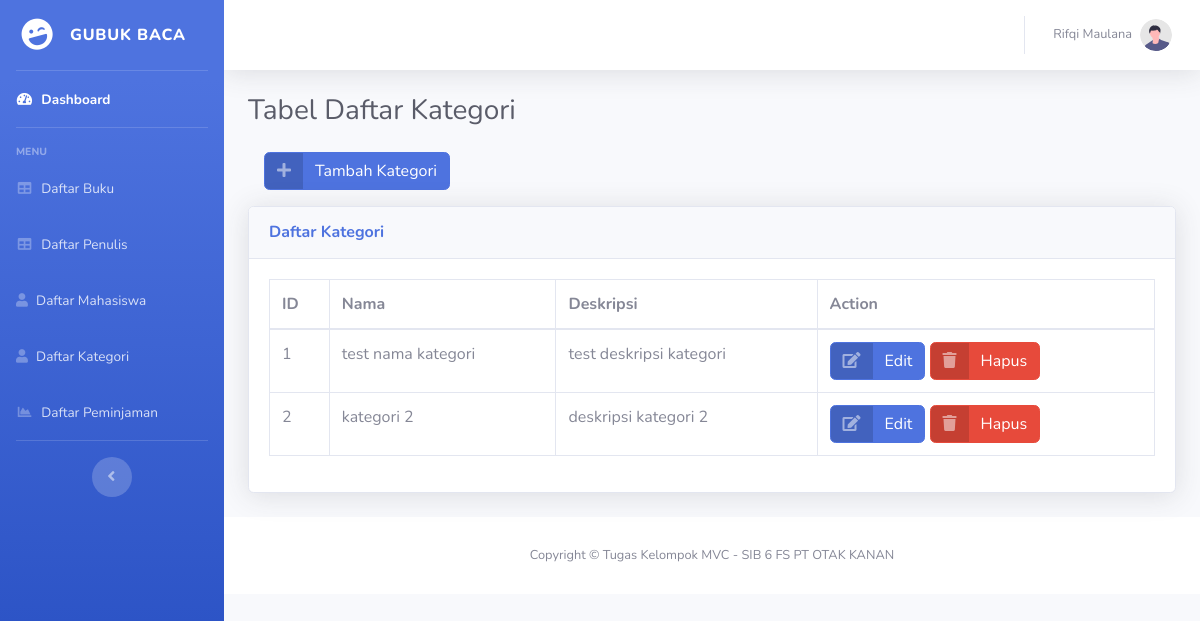
/public/kategori, run on an earlier commit of the app's database.
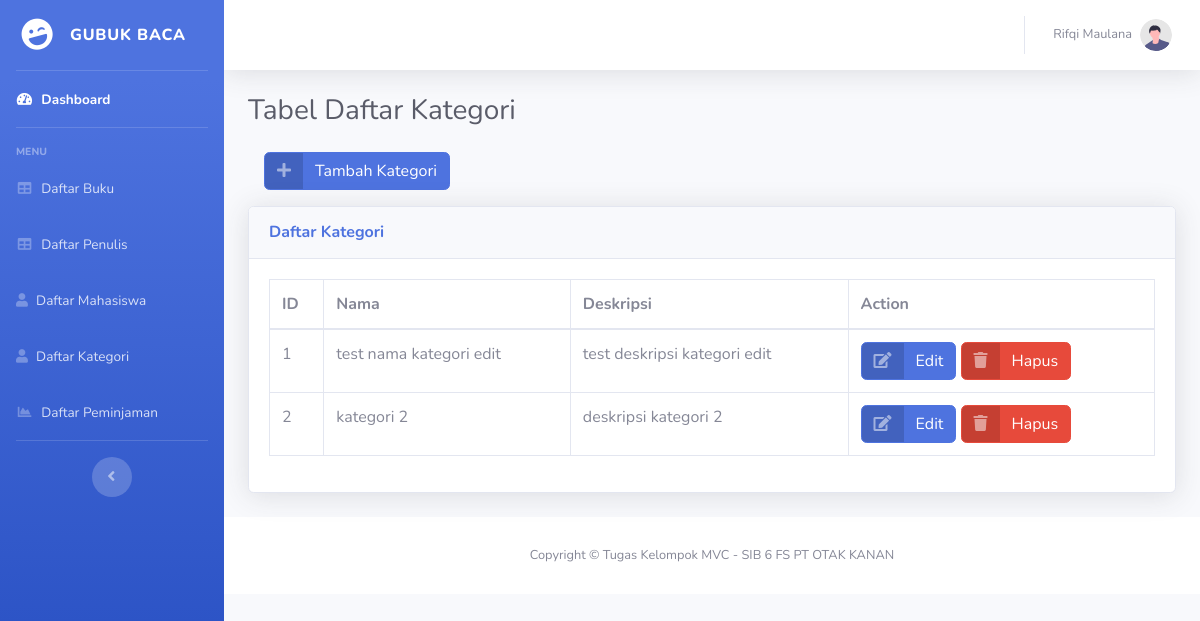
And on a later commit of the database.
### tables this page shows
CREATE TABLE `kategori` (
  `id_kategori` int(11) NOT NULL,
  `nama_kategori` varchar(50) NOT NULL,
  `deskripsi` varchar(100) NOT NULL
);

### app/core/Controller.php (called while the page is built, shortened)
<?php
class Controller
{
  public function view($view, $data = [])
  {
    require_once '../app/views/' . $view . '.php';
  }
  public function model($model)
  {
    return new $model;
  }
}

### app/controllers/Kategori.php (called while the page is built, shortened)
<?php
class Kategori extends Controller
{
  public function index()
  {
    $data['judul'] = 'Daftar Kategori - Gubuk Baca';
    $data['kategori'] = $this->model('Kategori_model')->getAllKategori();
    $this->view('kategori/index', $data);
  }
}

### app/core/App.php (called while the page is built, shortened)
<?php
class App
{
  protected $method = 'index';
  protected $params = [];
  public function __construct()
  {
    $this->controller = new $this->controller;
    call_user_func_array(
      [$this->controller, $this->method],
      $this->params
    );
  }
}

### public/index.php (called while the page is built, shortened)
<?php
$new = new App;

### app/core/Database.php (called while the page is built, shortened)
<?php
class Database
{
  private $host = DB_HOST;
  private $user = DB_USER;
  private $pass = DB_PASS;
  private $db_name = DB_NAME;
  private $dbh;
  private $stmt;
  public function __construct()
  {
    $dsn = 'mysql:host=' . $this->host . ';dbname=' . $this->db_name;
    $option = [
      PDO::ATTR_PERSISTENT => true,
      PDO::ATTR_ERRMODE => PDO::ERRMODE_EXCEPTION
    ];
    try {
      $this->dbh = new PDO($dsn, $this->user, $this->pass, $option);
    } catch (PDOException $e) {
      die($e->getMessage());
    }
  }
  public function query($query)
  {
    $this->stmt = $this->dbh->prepare($query);
  }
  public function execute()
  {
    $this->stmt->execute();
  }
  public function resultAll()
  {
    $this->execute();
    return $this->stmt->fetchAll(PDO::FETCH_ASSOC);
  }
}

### app/models/Kategori_model.php (called while the page is built, shortened)
<?php
class Kategori_model
{
  private $table = 'kategori';
  private $db;
  public function __construct()
  {
    $this->db = new Database;
  }
  public function getAllKategori()
  {
    $this->db->query('SELECT * FROM ' . $this->table);
    return $this->db->resultAll();
  }
}

### app/views/Kategori/index.php (the view, shortened to what this page needs)
<div class="container-fluid">
  <h1 class="h3 mb-2 text-gray-800">Tabel Daftar Kategori</h1>
  <button type="button" class="btn btn-primary btn-icon-split m-3" data-toggle="modal" data-target="#addkategoriModal">
    <span class="icon text-white-50">
      <i class="fas fa-plus"></i>
    </span>
    <span class="text">Tambah Kategori</span>
  </button>
  <div class="card shadow mb-4">
    <div class="card-header py-3">
      <h6 class="m-0 font-weight-bold text-primary">Daftar Kategori</h6>
    </div>
    <div class="card-body">
      <div class="table-responsive">
        <table class="table table-bordered" id="dataTable" width="100%" cellspacing="0">
          <thead>
            <tr>
              <th>ID</th>
              <th>Nama</th>
              <th>Deskripsi</th>
              <th>Action</th>
            </tr>
          </thead>
          <tbody>
            <?php foreach ($data['kategori'] as $kategori) : ?>
              <tr>
                <td><?= $kategori['id_kategori']; ?></td>
                <td><?= $kategori['nama_kategori']; ?></td>
                <td><?= $kategori['deskripsi']; ?></td>
                <td>
                  <a href="<?= BASEURL; ?>/kategori/edit/<?= $kategori['id_kategori']; ?>" class="btn btn-primary btn-icon-split">
                    <span class="icon text-white-50">
                      <i class="fas fa-edit"></i>
                    </span>
                    <span class="text">Edit</span>
                  </a>
                  <a href="<?= BASEURL; ?>/kategori/delete?id_kategori=<?= $kategori['id_kategori']; ?>" class="btn btn-danger btn-icon-split">
                    <span class="icon text-white-50">
                      <i class="fas fa-trash"></i>
                    </span>
                    <span class="text">Hapus</span>
                  </a>
                </td>
              </tr>
            <?php endforeach; ?>
          </tbody>
        </table>
      </div>
    </div>
  </div>

What changed in the data, as far as the page shows it:
changed kategori id 1: nama_kategori "test nama kategori" → "test nama kategori edit"; deskripsi "test deskripsi kategori" → "test deskripsi kategori edit"
